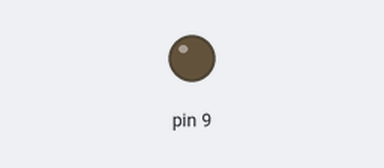
This sketch was run on a simulated Arduino Uno, built with avr-gcc and run on an emulated ATmega328P. On the bench: output pins drawn as LEDs (lit = HIGH).

Above: at 2.5 s.
At 5.5 s:
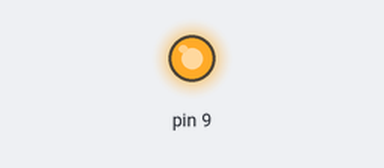
Timing chart, 0 to 7.8 s (numbered marks = the images above):
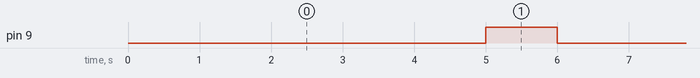

The sketch:

1.Led_blink_2nd_way.ino
```cpp
//for other way of blinking led when  resistor is connected to vcc
// the setup function runs once when you press reset or power the board
void setup() {
  // initialize digital pin LED_BUILTIN as an output.
  pinMode(9, OUTPUT);
}

// the loop function runs over and over again forever
void loop() {
  digitalWrite(9, LOW);   // turn the LED on (HIGH is the voltage level)
  delay(5000);                       // wait for a second
  digitalWrite(9, HIGH);    // turn the LED off by making the voltage LOW
  delay(1000);                       // wait for a second
}
```

Measured:
- by itself, pin 9: alternates HIGH for 1.0 s and LOW for 5.0 s
